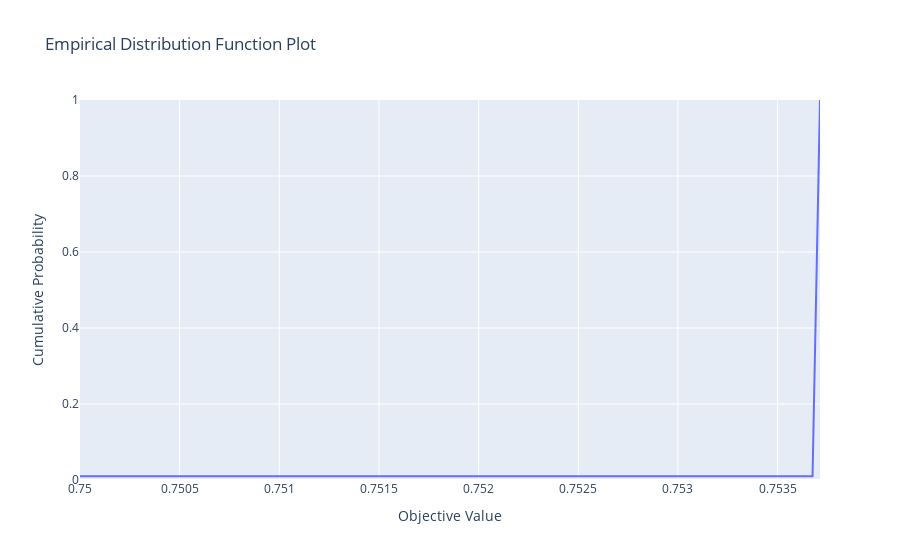

Here is the notebook cell this chart was saved with:
### Code cell
optuna.visualization.plot_edf(study)
